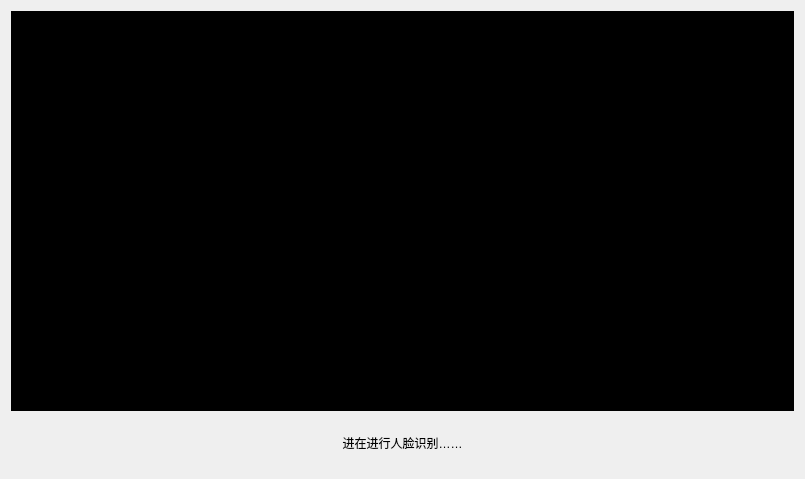
<?xml version="1.0" encoding="UTF-8"?>
<ui version="4.0">
 <class>FaceCapture</class>
 <widget class="QWidget" name="FaceCapture">
  <property name="geometry">
   <rect>
    <x>0</x>
    <y>0</y>
    <width>805</width>
    <height>479</height>
   </rect>
  </property>
  <property name="windowTitle">
   <string>Form</string>
  </property>
  <layout class="QVBoxLayout" name="verticalLayout">
   <item>
    <widget class="QLabel" name="label_FaceDetect">
     <property name="minimumSize">
      <size>
       <width>600</width>
       <height>400</height>
      </size>
     </property>
     <property name="styleSheet">
      <string notr="true">background-color: rgb(0, 0, 0);</string>
     </property>
     <property name="text">
      <string/>
     </property>
    </widget>
   </item>
   <item>
    <layout class="QHBoxLayout" name="horizontalLayout">
     <item>
      <widget class="QLabel" name="label_Text">
       <property name="maximumSize">
        <size>
         <width>16777215</width>
         <height>80</height>
        </size>
       </property>
       <property name="styleSheet">
        <string notr="true">font: 32pt &quot;Microsoft YaHei UI&quot;;
color: rgb(0, 0, 0);</string>
       </property>
       <property name="text">
        <string>进在进行人脸识别……</string>
       </property>
       <property name="alignment">
        <set>Qt::AlignCenter</set>
       </property>
      </widget>
     </item>
    </layout>
   </item>
  </layout>
 </widget>
 <resources/>
 <connections/>
</ui>
